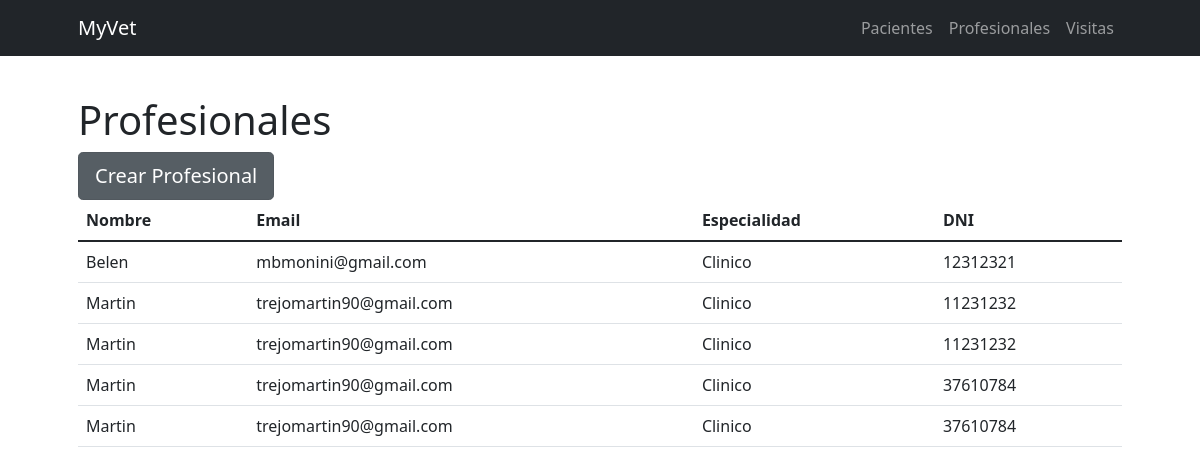
The page /MyVet/profesionales on the database as committed earlier.
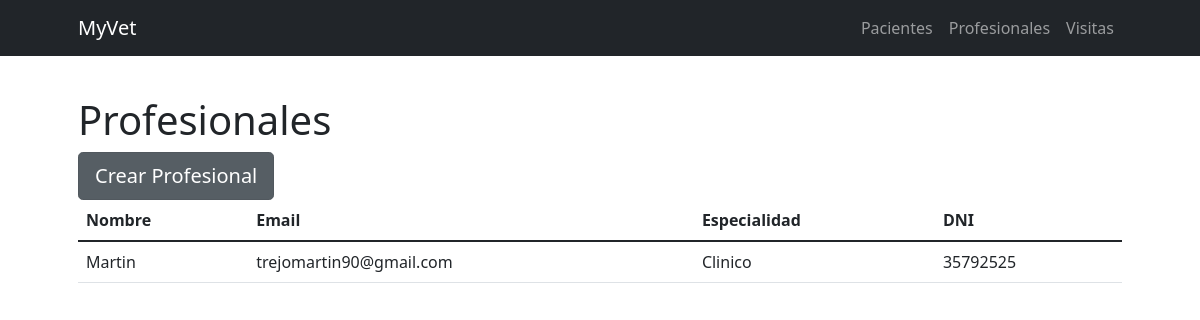
The same page on the database as committed later.
### MyVet/models.py (models this page shows)
class Profesional (models.Model):
    nombre_completo = models.CharField(max_length=50)
    fecha_nacimiento = models.DateField()
    email = models.EmailField()
    dni = models.CharField(max_length=9)
    especialidad = models.CharField(max_length=40)
    esta_recibido = models.BooleanField()
    esta_activo = models.BooleanField()

### MyVet/views.py (the view)
# urls.py: path('profesionales', views.ver_profesionales, name="Ver Profesionales"),
def ver_profesionales (request):
	profesionales = Profesional.objects.all().order_by("nombre_completo").values()
	return render(request,"MyVet/ver_profesionales.html",{"profesionales":profesionales})

### MyVet/templates/MyVet/ver_profesionales.html
{% extends 'MyVet/parent.html' %}
{% load static %}
{% block contenidoDinamico %}
<h1 class="card-title">Profesionales</h2>
<a href="{% url 'Crear Profesional' %}" class="btn btn-secondary btn-lg active float-right" role="button" aria-pressed="true">Crear Profesional</a>
{% if profesionales %}
<table class="table">
    <thead class="thead-dark">
      <tr>
        <th scope="col">Nombre</th>
        <th scope="col">Email</th>
        <th scope="col">Especialidad</th>
        <th scope="col">DNI</th>
      </tr>
    </thead>
    <tbody>
        {% for profesional in profesionales %}
        <tr>
            <td>{{profesional.nombre_completo}}</td>
            <td>{{profesional.email}}</td>
            <td>{{profesional.especialidad}}</td>
            <td>{{profesional.dni}}</td>
        </tr>
        {% endfor %}
    </tbody>
  </table>
{% else %}
<h3 class="card-title">Aún no existen profesionales en el sistema.</h3>
{% endif %}
{% endblock %}

Rows that differ between the two databases and show on the page:
removed Profesional: nombre_completo "Belen", email "mbmonini@gmail.com", especialidad "Clinico", dni "12312321"
removed Profesional: nombre_completo "Martin", email "trejomartin90@gmail.com", especialidad "Clinico", dni "11231232"
removed Profesional: nombre_completo "Martin", email "trejomartin90@gmail.com", especialidad "Clinico", dni "11231232"
removed Profesional: nombre_completo "Martin", email "trejomartin90@gmail.com", especialidad "Clinico", dni "37610784"
removed Profesional: nombre_completo "Martin", email "trejomartin90@gmail.com", especialidad "Clinico", dni "37610784"
added Profesional: nombre_completo "Martin", email "trejomartin90@gmail.com", especialidad "Clinico", dni "35792525"
